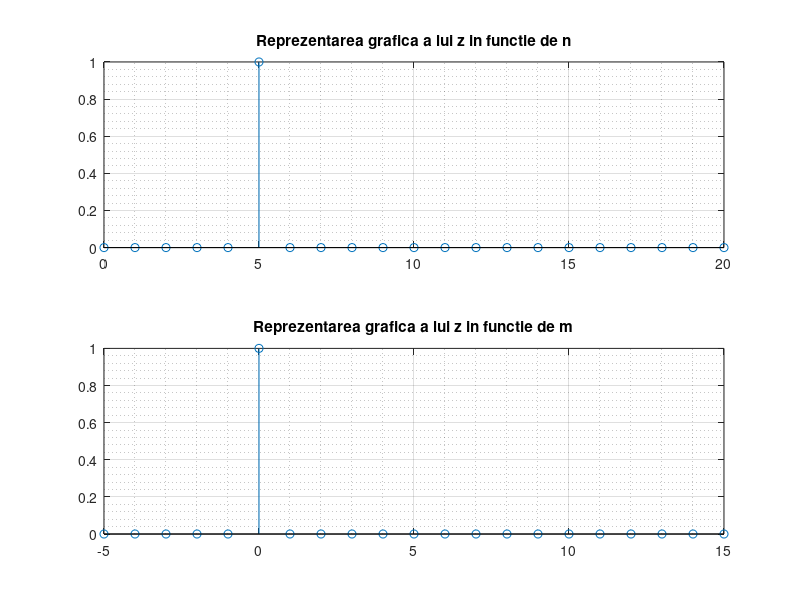
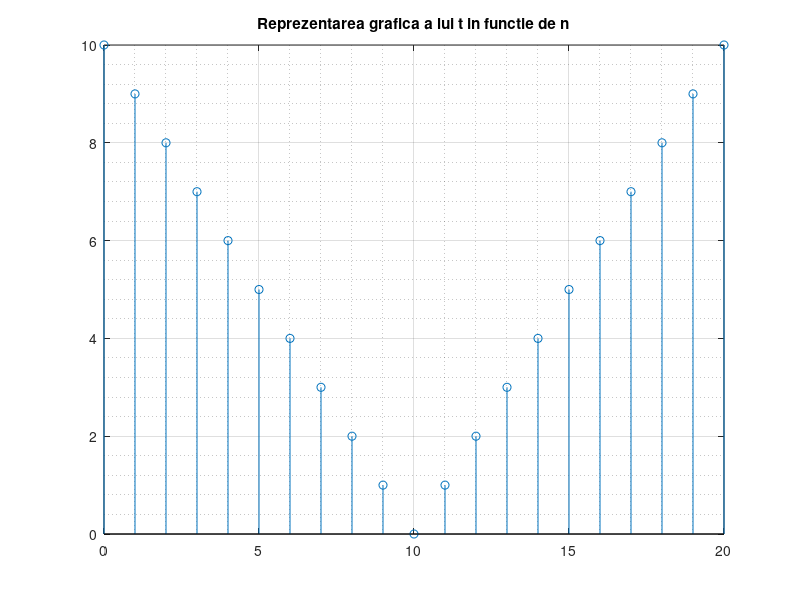
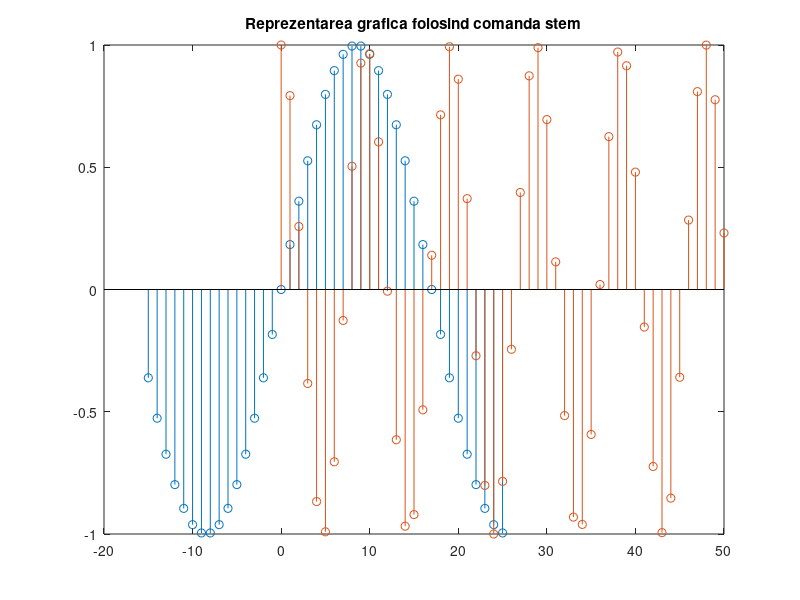
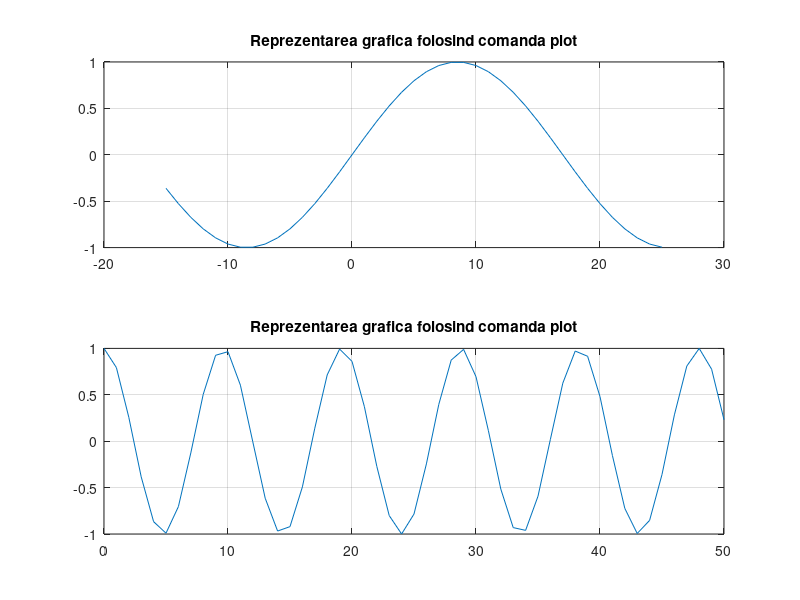

MATLAB code to generate these figures, in order:
%Exercitiul 4

%a)
figure('Color','cyan') 
z = zeros(1,21) %declaram vectorul z de lungime 21
z(6)=1; %punem pe pozitia a sasea elementul 1
subplot(2,1,1)
n = 0:20; %declaram vectorul n care are aceeasi lungime cu vectorul z
stem(n,z) %comanda propriu-zisa ceruta de afisare a graficului
grid on
grid minor
title('Reprezentarea grafica a lui z in functie de n')
subplot(2,1,2)
m = -5:15; %declaram vectorul m care are aceeasi lungime cu vectorul z
stem(m,z) %comanda propriu-zisa ceruta de afisare a graficului
grid on %afisam linii de grila
grid minor %afisam liniide grila majore si minore
title('Reprezentarea grafica a lui z in functie de m')

%b)
figure('Color','magenta') 
t = abs(10-n); %definim t-ul cu ajutorul functiei abs(modul)
stem(n,t); 
grid on
grid minor
title('Reprezentarea grafica a lui t in functie de n')

%c)
a = -15:25; b = 0:50;
x1 = sin(pi/17*a); %definim x1
x2 = cos(pi/sqrt(23)*b); %definim x2

%cerinta 1
figure('Color','green') 
stem(a,x1), grid %reprezentarea celor doua figuri folosind comanda stem
hold on %permite afisarea fara a sterge graficul existent
stem(b,x2), grid
title('Reprezentarea grafica folosind comanda stem')

%cerinta 2
figure('Color','yellow') 
subplot(2,1,1),plot(a,x1), grid %reprezentarea celor doua figuri folosind comanda plot
title('Reprezentarea grafica folosind comanda plot')
subplot(2,1,2),plot(b,x2), grid
title('Reprezentarea grafica folosind comanda plot')
figure('Color','red') 
subplot(2,1,1),stem(a,x1), grid %reprezentarea celor doua figuri folosind comanda stem
title('Reprezentarea grafica folosind comanda stem')
subplot(2,1,2),stem(b,x2), grid
title('Reprezentarea grafica folosind comanda stem')



